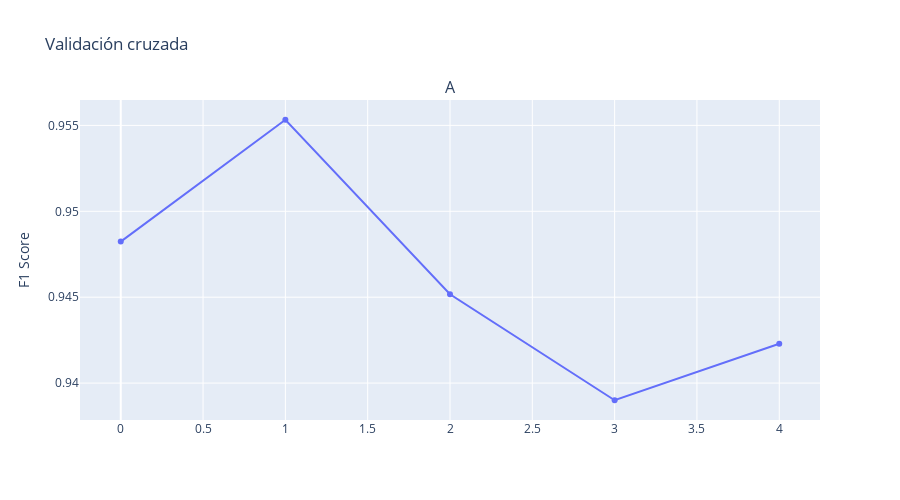

Source (notebook cell):
### Code cell
x_train, x_test, y_train, y_test = train_test_split(x, y, test_size=0.2, random_state=42)

arbol_decision = Pipeline(steps=[ ('scale', StandardScaler()),  ('DT', DecisionTreeClassifier(random_state=42))])

f1_cross_val_scores = cross_val_score(arbol_decision,x_train,y_train,cv=5,scoring='f1')

fig = make_subplots(rows=1, cols=1,shared_xaxes=True,subplot_titles=('Arbol de decisión score'))
fig.add_trace(
    go.Scatter(x=list(range(0,len(f1_cross_val_scores))),y=f1_cross_val_scores,name='Arbol de decisión'),
    row=1, col=1
)

fig.update_layout(height=500, width=900, title_text="Validación cruzada")
fig.update_yaxes(title_text="F1 Score")
fig.show()

### Figure 1 — Plotly figure (JSON) as saved in the notebook; plotly's stock layout.template omitted (floating-point values rounded to 4 significant figures)
{"data": [{"name": "Arbol de decisión", "type": "scatter", "x": [0, 1, 2, 3, 4], "xaxis": "x", "y": [0.9482, 0.9553, 0.9452, 0.939, 0.9423], "yaxis": "y"}], "layout": {"annotations": [{"font": {"size": 16}, "showarrow": false, "text": "A", "x": 0.5, "xanchor": "center", "xref": "paper", "y": 1, "yanchor": "bottom", "yref": "paper"}], "height": 500, "title": {"text": "Validación cruzada"}, "width": 900, "xaxis": {"anchor": "y", "domain": [0, 1]}, "yaxis": {"anchor": "x", "domain": [0, 1], "title": {"text": "F1 Score"}}}}
